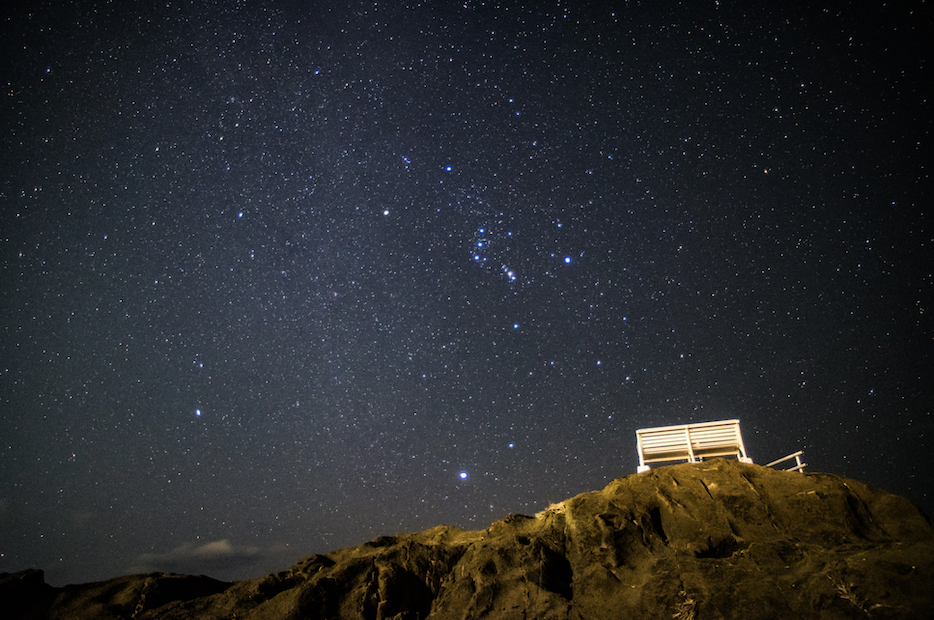
#> input picture image1.png, 934 x 620 px
$ jupyter execute constellation_detection.ipynb
#> lines starting #> are read from the running program, lines starting #| are printed output that depends on the picture; after the words box and inside, x2 and y2 are one past the last pixel; in counts of white or black regions, pixels touching at a corner belong together
<a href="https://colab.research.google.com/github/katoyu/constellation-detect/blob/master/constellation_detection.ipynb" target="_parent"></a>

[cell 1]
import cv2
import numpy as np
from google.colab.patches import cv2_imshow

#本画像
img = cv2.imread("image1.png").astype(np.float32)
#一部切り抜き画像
img2 = cv2.imread("image2.png").astype(np.float32)
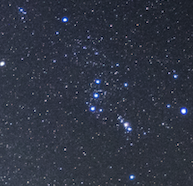
#> input picture image2.png, 193 x 186 px

H ,W, C = img.shape
#> H = 620; W = 934; C = 3
Ht, Wt, Ct = img2.shape
#> Ht = 186; Wt = 193; Ct = 3


#ラスタライズ走査を行う

i, j = -1, -1
v = 255 * H * W * C
#> v = 442996200
for y in range(H-Ht):
    for x in range(W-Wt):
        _v = np.sum((img[y:y+Ht, x:x+Wt] - img2) ** 2)
        if _v < v:
            v = _v
            i, j = x, y
#> after the loop, i = 384; j = 149; v = 0


out = img.copy()
cv2.rectangle(out, pt1=(i, j), pt2=(i+Wt, j+Ht), color=(0,0,255), thickness=1)
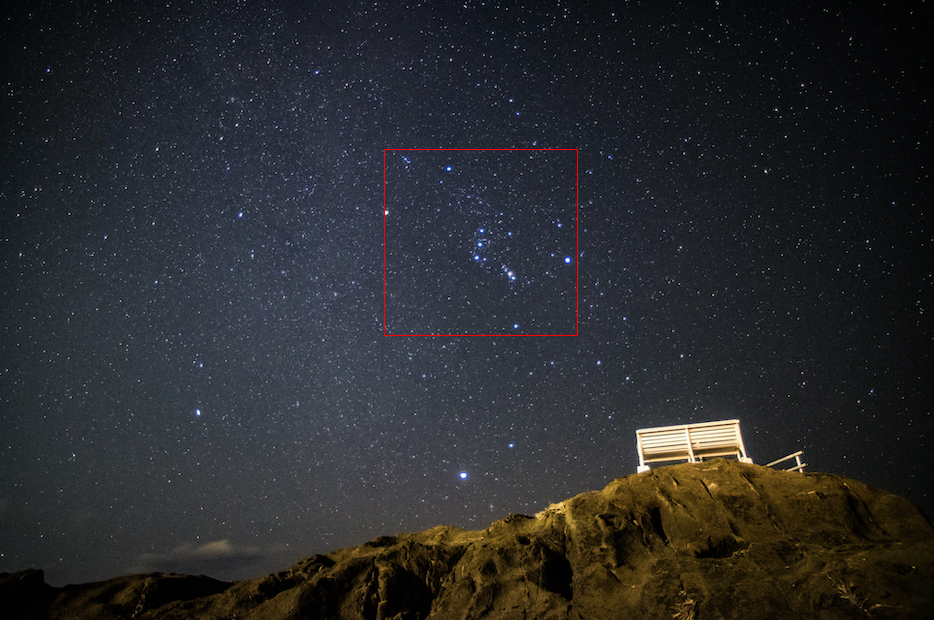
#> out: shape (620, 934, 3) float32; mean B, G, R 44.1, 42.1, 41
out = out.astype(np.uint8)

cv2_imshow(out)

[cell 2]
img2_gray = cv2.cvtColor(img2, cv2.COLOR_BGR2GRAY)
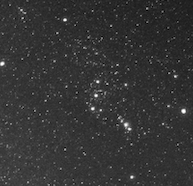
#> img2_gray: shape (186, 193) float32; min 0, max 255, mean 53.1

cv2_imshow(img2_gray)

[cell 3]
th = 127
img2_bi = img2_gray.copy()
img2_bi[img2_bi > th] = 255
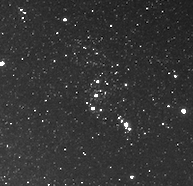
#> img2_bi: shape (186, 193) float32; 0.74% of pixels changed, all inside (x1, y1, x2, y2) = (0, 8, 186, 186)
img2_bi[img2_bi < th] = 0
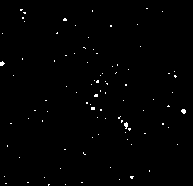
#> img2_bi: shape (186, 193) float32; 0.75% white in thin lines or dots

cv2_imshow(img2_bi)

[cell 4]
th = 200
img2_bi2 = img2_gray.copy()
img2_bi2[img2_bi2 > th] = 255
#> img2_bi2: shape (186, 193) float32; 0.13% of pixels changed, all inside (x1, y1, x2, y2) = (1, 19, 185, 178)
img2_bi2[img2_bi2 < th] = 0
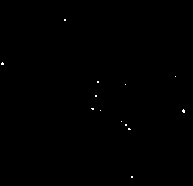
#> img2_bi2: shape (186, 193) float32; 0.14% white in thin lines or dots, all inside (x1, y1, x2, y2) = (1, 19, 185, 178)

cv2_imshow(img2_bi2)
